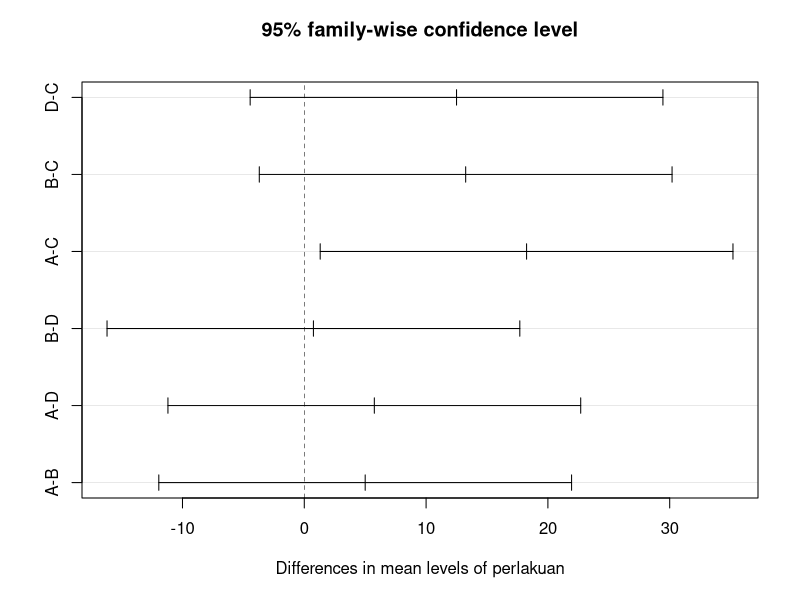

Source code (R):
#RBSL (Rancangan Bujur Sangkar Latin)


perlakuan = c('A','B','C','D','B','C','D','A','C','D','A','B','D','A','B','C')

baris = c(rep(c('1','2','3','4'),4))
kolom = c(rep('Aljabar',4), rep('Geometri',4), rep('Statistika',4), rep('Kalkulus',4))

respon = c(84,91,59,75,79,82,70,91,63,80,77,75,97,93,80,68)


kuliah = data.frame(perlakuan, baris, kolom, respon)


hasil = aov(respon~perlakuan+baris+kolom, data = kuliah)
summary(hasil)


# Uji Kecukupan Model (Homogenitas, normalitas)

bartlett.test(respon~perlakuan, data = kuliah)

shapiro.test(hasil$residuals)


# Uji perbandingan Ganda untuk Perlakuan

TukeyHSD(hasil,'perlakuan',ordered = TRUE)

plot(TukeyHSD(hasil,'perlakuan',ordered = TRUE))

